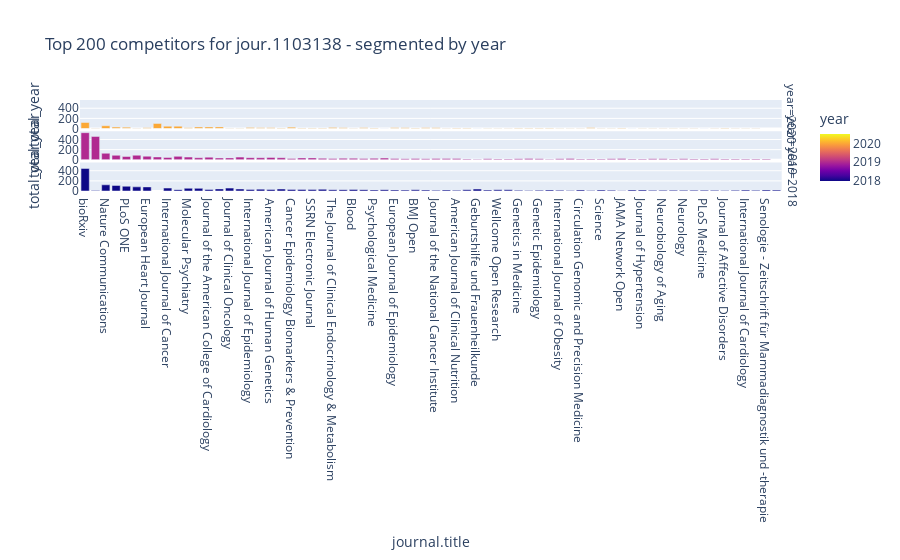

This figure's notebook cell:
### Code cell
threshold = 200
temp = journals.sort_values("year", ascending=True).groupby("year").head(threshold)

px.bar(journals[:threshold], 
       x="journal.title", y="total_year", 
       color="year",
       facet_row="year",
       height=900,
       hover_name="journal.title", 
       hover_data=['journal.id', 'journal.title', 'total' ], 
       title=f"Top {threshold} competitors for {journal_id} - segmented by year")

### Figure 1 — Plotly figure (JSON) as saved in the notebook; plotly's stock layout.template omitted (floating-point values rounded to 4 significant figures; data arrays with more than 128 entries replaced by an {"elided": "..."} marker saying what was removed)
{"data": [{"alignmentgroup": "True", "customdata": {"elided": "66x3 mixed values"}, "hovertemplate": "<b>%{hovertext}</b><br><br>year=%{marker.color}<br>journal.title=%{customdata[1]}<br>total_year=%{y}<br>journal.id=%{customdata[0]}<br>total=%{customdata[2]}<extra></extra>", "hovertext": ["bioRxiv", "European Neuropsychopharmacology", "Nature Communications", "Scientific Reports", "PLoS ONE", "Alzheimer's & Dementia", "European Heart Journal", "medRxiv", "International Journal of Cancer", "Circulation", "Molecular Psychiatry", "Biological Psychiatry", "Journal of the American College of Cardiology", "Osteoarthritis and Cartilage", "Journal of Clinical Oncology", "Diabetes", "International Journal of Epidemiology", "Atherosclerosis", "American Journal of Human Genetics", "Human Molecular Genetics", "Cancer Epidemiology Biomarkers & Prevention", "Translational Psychiatry", "SSRN Electronic Journal", "Diabetologia", "The Journal of Clinical Endocrinology & Metabolism", "Diabetes Care", "Blood", "Journal of the American Heart Association", "Psychological Medicine", "Annals of Oncology", "European Journal of Epidemiology", "European Journal of Human Genetics", "BMJ Open", "Nature", "Journal of the National Cancer Institute", "Cell", "American Journal of Clinical Nutrition", "PLOS Genetics", "Geburtshilfe und Frauenheilkunde", "Gastroenterology", "Wellcome Open Research", "Breast Cancer Research and Treatment", "Genetics in Medicine", "Nutrients", "Genetic Epidemiology", "Stroke", "International Journal of Obesity", "Twin Research and Human Genetics", "Circulation Genomic and Precision Medicine", "The Journals of Gerontology Series A", "Science", "The BMJ", "JAMA Network Open", "Schizophrenia Bulletin", "Journal of Hypertension", "Frontiers in Genetics", "Neurobiology of Aging", "British Journal of Cancer", "Neurology", "Clinical Epigenetics", "PLoS Medicine", "Heart", "Journal of Affective Disorders", "Schizophrenia Research", "International Journal of Cardiology", "Breast Cancer Research"], "legendgroup": "", "marker": {"color": [2020, 2020, 2020, 2020, 2020, 2020, 2020, 2020, 2020, 2020, 2020, 2020, 2020, 2020, 2020, 2020, 2020, 2020, 2020, 2020, 2020, 2020, 2020, 2020, 2020, 2020, 2020, 2020, 2020, 2020, 2020, 2020, 2020, 2020, 2020, 2020, 2020, 2020, 2020, 2020, 2020, 2020, 2020, 2020, 2020, 2020, 2020, 2020, 2020, 2020, 2020, 2020, 2020, 2020, 2020, 2020, 2020, 2020, 2020, 2020, 2020, 2020, 2020, 2020, 2020, 2020], "coloraxis": "coloraxis"}, "name": "", "offsetgroup": "", "orientation": "v", "showlegend": false, "textposition": "auto", "type": "bar", "x": ["bioRxiv", "European Neuropsychopharmacology", "Nature Communications", "Scientific Reports", "PLoS ONE", "Alzheimer's & Dementia", "European Heart Journal", "medRxiv", "International Journal of Cancer", "Circulation", "Molecular Psychiatry", "Biological Psychiatry", "Journal of the American College of Cardiology", "Osteoarthritis and Cartilage", "Journal of Clinical Oncology", "Diabetes", "International Journal of Epidemiology", "Atherosclerosis", "American Journal of Human Genetics", "Human Molecular Genetics", "Cancer Epidemiology Biomarkers & Prevention", "Translational Psychiatry", "SSRN Electronic Journal", "Diabetologia", "The Journal of Clinical Endocrinology & Metabolism", "Diabetes Care", "Blood", "Journal of the American Heart Association", "Psychological Medicine", "Annals of Oncology", "European Journal of Epidemiology", "European Journal of Human Genetics", "BMJ Open", "Nature", "Journal of the National Cancer Institute", "Cell", "American Journal of Clinical Nutrition", "PLOS Genetics", "Geburtshilfe und Frauenheilkunde", "Gastroenterology", "Wellcome Open Research", "Breast Cancer Research and Treatment", "Genetics in Medicine", "Nutrients", "Genetic Epidemiology", "Stroke", "International Journal of Obesity", "Twin Research and Human Genetics", "Circulation Genomic and Precision Medicine", "The Journals of Gerontology Series A", "Science", "The BMJ", "JAMA Network Open", "Schizophrenia Bulletin", "Journal of Hypertension", "Frontiers in Genetics", "Neurobiology of Aging", "British Journal of Cancer", "Neurology", "Clinical Epigenetics", "PLoS Medicine", "Heart", "Journal of Affective Disorders", "Schizophrenia Research", "International Journal of Cardiology", "Breast Cancer Research"], "xaxis": "x3", "y": [119, 4, 55, 28, 27, 4, 15, 100, 46, 46, 15, 30, 31, 32, 6, 7, 21, 13, 13, 8, 27, 12, 10, 12, 22, 16, 4, 13, 12, 2, 13, 16, 8, 14, 16, 5, 11, 9, 1, 7, 3, 5, 9, 8, 8, 10, 7, 3, 5, 13, 5, 6, 11, 1, 3, 6, 5, 7, 5, 4, 2, 5, 8, 5, 3, 5], "yaxis": "y3"}, {"alignmentgroup": "True", "customdata": {"elided": "67x3 mixed values"}, "hovertemplate": "<b>%{hovertext}</b><br><br>year=%{marker.color}<br>journal.title=%{customdata[1]}<br>total_year=%{y}<br>journal.id=%{customdata[0]}<br>total=%{customdata[2]}<extra></extra>", "hovertext": ["bioRxiv", "European Neuropsychopharmacology", "Nature Communications", "Scientific Reports", "PLoS ONE", "Alzheimer's & Dementia", "European Heart Journal", "medRxiv", "International Journal of Cancer", "Circulation", "Biological Psychiatry", "Molecular Psychiatry", "Journal of the American College of Cardiology", "Osteoarthritis and Cartilage", "Journal of Clinical Oncology", "Diabetes", "International Journal of Epidemiology", "Atherosclerosis", "American Journal of Human Genetics", "Human Molecular Genetics", "Cancer Epidemiology Biomarkers & Prevention", "Translational Psychiatry", "SSRN Electronic Journal", "Diabetologia", "The Journal of Clinical Endocrinology & Metabolism", "Diabetes Care", "Journal of the American Heart Association", "Blood", "Psychological Medicine", "Annals of Oncology", "European Journal of Epidemiology", "European Journal of Human Genetics", "BMJ Open", "Journal of the National Cancer Institute", "Nature", "Cell", "American Journal of Clinical Nutrition", "PLOS Genetics", "Geburtshilfe und Frauenheilkunde", "Gastroenterology", "Wellcome Open Research", "Breast Cancer Research and Treatment", "Genetics in Medicine", "Nutrients", "Stroke", "Genetic Epidemiology", "Twin Research and Human Genetics", "The Journals of Gerontology Series A", "Circulation Genomic and Precision Medicine", "International Journal of Obesity", "The BMJ", "Science", "JAMA Network Open", "Journal of Hypertension", "Senologie - Zeitschrift für Mammadiagnostik und -therapie", "Schizophrenia Bulletin", "Neurobiology of Aging", "Neurology", "British Journal of Cancer", "Frontiers in Genetics", "Journal of Affective Disorders", "PLoS Medicine", "Clinical Epigenetics", "Heart", "International Journal of Cardiology", "Breast Cancer Research", "Schizophrenia Research"], "legendgroup": "", "marker": {"color": [2019, 2019, 2019, 2019, 2019, 2019, 2019, 2019, 2019, 2019, 2019, 2019, 2019, 2019, 2019, 2019, 2019, 2019, 2019, 2019, 2019, 2019, 2019, 2019, 2019, 2019, 2019, 2019, 2019, 2019, 2019, 2019, 2019, 2019, 2019, 2019, 2019, 2019, 2019, 2019, 2019, 2019, 2019, 2019, 2019, 2019, 2019, 2019, 2019, 2019, 2019, 2019, 2019, 2019, 2019, 2019, 2019, 2019, 2019, 2019, 2019, 2019, 2019, 2019, 2019, 2019, 2019], "coloraxis": "coloraxis"}, "name": "", "offsetgroup": "", "orientation": "v", "showlegend": false, "textposition": "auto", "type": "bar", "x": ["bioRxiv", "European Neuropsychopharmacology", "Nature Communications", "Scientific Reports", "PLoS ONE", "Alzheimer's & Dementia", "European Heart Journal", "medRxiv", "International Journal of Cancer", "Circulation", "Biological Psychiatry", "Molecular Psychiatry", "Journal of the American College of Cardiology", "Osteoarthritis and Cartilage", "Journal of Clinical Oncology", "Diabetes", "International Journal of Epidemiology", "Atherosclerosis", "American Journal of Human Genetics", "Human Molecular Genetics", "Cancer Epidemiology Biomarkers & Prevention", "Translational Psychiatry", "SSRN Electronic Journal", "Diabetologia", "The Journal of Clinical Endocrinology & Metabolism", "Diabetes Care", "Journal of the American Heart Association", "Blood", "Psychological Medicine", "Annals of Oncology", "European Journal of Epidemiology", "European Journal of Human Genetics", "BMJ Open", "Journal of the National Cancer Institute", "Nature", "Cell", "American Journal of Clinical Nutrition", "PLOS Genetics", "Geburtshilfe und Frauenheilkunde", "Gastroenterology", "Wellcome Open Research", "Breast Cancer Research and Treatment", "Genetics in Medicine", "Nutrients", "Stroke", "Genetic Epidemiology", "Twin Research and Human Genetics", "The Journals of Gerontology Series A", "Circulation Genomic and Precision Medicine", "International Journal of Obesity", "The BMJ", "Science", "JAMA Network Open", "Journal of Hypertension", "Senologie - Zeitschrift für Mammadiagnostik und -therapie", "Schizophrenia Bulletin", "Neurobiology of Aging", "Neurology", "British Journal of Cancer", "Frontiers in Genetics", "Journal of Affective Disorders", "PLoS Medicine", "Clinical Epigenetics", "Heart", "International Journal of Cardiology", "Breast Cancer Research", "Schizophrenia Research"], "xaxis": "x2", "y": [535, 461, 128, 88, 65, 90, 70, 56, 46, 67, 40, 53, 51, 35, 37, 52, 41, 40, 46, 40, 26, 36, 37, 28, 24, 29, 25, 29, 28, 33, 25, 22, 25, 26, 21, 23, 23, 15, 8, 19, 17, 15, 20, 23, 10, 18, 27, 17, 14, 18, 18, 14, 24, 14, 16, 16, 18, 18, 14, 18, 16, 17, 16, 18, 14, 17, 16], "yaxis": "y2"}, {"alignmentgroup": "True", "customdata": {"elided": "67x3 mixed values"}, "hovertemplate": "<b>%{hovertext}</b><br><br>year=%{marker.color}<br>journal.title=%{customdata[1]}<br>total_year=%{y}<br>journal.id=%{customdata[0]}<br>total=%{customdata[2]}<extra></extra>", "hovertext": ["bioRxiv", "European Neuropsychopharmacology", "Nature Communications", "Scientific Reports", "PLoS ONE", "Alzheimer's & Dementia", "European Heart Journal", "International Journal of Cancer", "Circulation", "Molecular Psychiatry", "Biological Psychiatry", "Journal of the American College of Cardiology", "Osteoarthritis and Cartilage", "Journal of Clinical Oncology", "Diabetes", "International Journal of Epidemiology", "Atherosclerosis", "American Journal of Human Genetics", "Human Molecular Genetics", "Cancer Epidemiology Biomarkers & Prevention", "Translational Psychiatry", "SSRN Electronic Journal", "Diabetologia", "Diabetes Care", "The Journal of Clinical Endocrinology & Metabolism", "Journal of the American Heart Association", "Blood", "Psychological Medicine", "Annals of Oncology", "European Journal of Epidemiology", "BMJ Open", "European Journal of Human Genetics", "Journal of the National Cancer Institute", "Nature", "Cell", "American Journal of Clinical Nutrition", "PLOS Genetics", "Geburtshilfe und Frauenheilkunde", "Gastroenterology", "Wellcome Open Research", "Breast Cancer Research and Treatment", "Nutrients", "Genetics in Medicine", "Circulation Genomic and Precision Medicine", "International Journal of Obesity", "Twin Research and Human Genetics", "Stroke", "Genetic Epidemiology", "The Journals of Gerontology Series A", "Science", "The BMJ", "JAMA Network Open", "Senologie - Zeitschrift für Mammadiagnostik und -therapie", "Journal of Hypertension", "Schizophrenia Bulletin", "Neurobiology of Aging", "British Journal of Cancer", "Frontiers in Genetics", "Neurology", "PLoS Medicine", "Journal of Affective Disorders", "Clinical Epigenetics", "Heart", "Innovation in Aging", "Breast Cancer Research", "Schizophrenia Research", "International Journal of Cardiology"], "legendgroup": "", "marker": {"color": [2018, 2018, 2018, 2018, 2018, 2018, 2018, 2018, 2018, 2018, 2018, 2018, 2018, 2018, 2018, 2018, 2018, 2018, 2018, 2018, 2018, 2018, 2018, 2018, 2018, 2018, 2018, 2018, 2018, 2018, 2018, 2018, 2018, 2018, 2018, 2018, 2018, 2018, 2018, 2018, 2018, 2018, 2018, 2018, 2018, 2018, 2018, 2018, 2018, 2018, 2018, 2018, 2018, 2018, 2018, 2018, 2018, 2018, 2018, 2018, 2018, 2018, 2018, 2018, 2018, 2018, 2018], "coloraxis": "coloraxis"}, "name": "", "offsetgroup": "", "orientation": "v", "showlegend": false, "textposition": "auto", "type": "bar", "x": ["bioRxiv", "European Neuropsychopharmacology", "Nature Communications", "Scientific Reports", "PLoS ONE", "Alzheimer's & Dementia", "European Heart Journal", "International Journal of Cancer", "Circulation", "Molecular Psychiatry", "Biological Psychiatry", "Journal of the American College of Cardiology", "Osteoarthritis and Cartilage", "Journal of Clinical Oncology", "Diabetes", "International Journal of Epidemiology", "Atherosclerosis", "American Journal of Human Genetics", "Human Molecular Genetics", "Cancer Epidemiology Biomarkers & Prevention", "Translational Psychiatry", "SSRN Electronic Journal", "Diabetologia", "Diabetes Care", "The Journal of Clinical Endocrinology & Metabolism", "Journal of the American Heart Association", "Blood", "Psychological Medicine", "Annals of Oncology", "European Journal of Epidemiology", "BMJ Open", "European Journal of Human Genetics", "Journal of the National Cancer Institute", "Nature", "Cell", "American Journal of Clinical Nutrition", "PLOS Genetics", "Geburtshilfe und Frauenheilkunde", "Gastroenterology", "Wellcome Open Research", "Breast Cancer Research and Treatment", "Nutrients", "Genetics in Medicine", "Circulation Genomic and Precision Medicine", "International Journal of Obesity", "Twin Research and Human Genetics", "Stroke", "Genetic Epidemiology", "The Journals of Gerontology Series A", "Science", "The BMJ", "JAMA Network Open", "Senologie - Zeitschrift für Mammadiagnostik und -therapie", "Journal of Hypertension", "Schizophrenia Bulletin", "Neurobiology of Aging", "British Journal of Cancer", "Frontiers in Genetics", "Neurology", "PLoS Medicine", "Journal of Affective Disorders", "Clinical Epigenetics", "Heart", "Innovation in Aging", "Breast Cancer Research", "Schizophrenia Research", "International Journal of Cardiology"], "xaxis": "x", "y": [446, 8, 122, 110, 94, 82, 81, 58, 27, 54, 52, 30, 42, 57, 40, 32, 37, 31, 39, 32, 32, 28, 34, 26, 25, 26, 31, 22, 26, 22, 23, 18, 13, 20, 21, 14, 24, 38, 19, 23, 23, 11, 13, 22, 16, 11, 21, 15, 11, 21, 16, 4, 22, 21, 21, 14, 16, 13, 14, 17, 12, 16, 13, 18, 13, 14, 18], "yaxis": "y"}], "layout": {"annotations": [{"font": {}, "showarrow": false, "text": "year=2018", "textangle": 90, "x": 0.98, "xanchor": "left", "xref": "paper", "y": 0.1567, "yanchor": "middle", "yref": "paper"}, {"font": {}, "showarrow": false, "text": "year=2019", "textangle": 90, "x": 0.98, "xanchor": "left", "xref": "paper", "y": 0.5, "yanchor": "middle", "yref": "paper"}, {"font": {}, "showarrow": false, "text": "year=2020", "textangle": 90, "x": 0.98, "xanchor": "left", "xref": "paper", "y": 0.8433, "yanchor": "middle", "yref": "paper"}], "autosize": true, "barmode": "relative", "coloraxis": {"colorbar": {"title": {"text": "year"}}, "colorscale": [[0, "#0d0887"], [0.1111, "#46039f"], [0.2222, "#7201a8"], [0.3333, "#9c179e"], [0.4444, "#bd3786"], [0.5556, "#d8576b"], [0.6667, "#ed7953"], [0.7778, "#fb9f3a"], [0.8889, "#fdca26"], [1, "#f0f921"]]}, "legend": {"tracegroupgap": 0}, "title": {"text": "Top 200 competitors for jour.1103138 - segmented by year"}, "xaxis": {"anchor": "y", "autorange": true, "domain": [0, 0.98], "range": [-0.5, 67.5], "title": {"text": "journal.title"}, "type": "category"}, "xaxis2": {"anchor": "y2", "autorange": true, "domain": [0, 0.98], "matches": "x", "range": [-0.5, 67.5], "showticklabels": false, "type": "category"}, "xaxis3": {"anchor": "y3", "autorange": true, "domain": [0, 0.98], "matches": "x", "range": [-0.5, 67.5], "showticklabels": false, "type": "category"}, "yaxis": {"anchor": "x", "autorange": true, "domain": [0, 0.3133], "range": [0, 563.2], "title": {"text": "total_year"}, "type": "linear"}, "yaxis2": {"anchor": "x2", "autorange": true, "domain": [0.3433, 0.6567], "matches": "y", "range": [0, 563.2], "title": {"text": "total_year"}, "type": "linear"}, "yaxis3": {"anchor": "x3", "autorange": true, "domain": [0.6867, 1.0], "matches": "y", "range": [0, 563.2], "title": {"text": "total_year"}, "type": "linear"}}}
